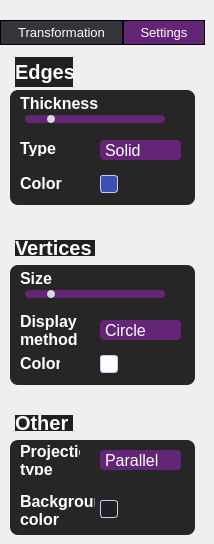
    <widget class="QWidget" name="tab_2">
     <attribute name="title">
      <string>Tab 2</string>
     </attribute>
     <widget class="QPushButton" name="pushButton_settings2">
      <property name="geometry">
       <rect>
        <x>123</x>
        <y>20</y>
        <width>82</width>
        <height>25</height>
       </rect>
      </property>
      <property name="font">
       <font>
        <pointsize>10</pointsize>
       </font>
      </property>
      <property name="styleSheet">
       <string notr="true">background-color: rgb(100, 37, 118);
color: rgb(255, 255, 255);
border: 1px solid rgb(0, 0, 0);
</string>
      </property>
      <property name="text">
       <string>Settings</string>
      </property>
     </widget>
     <widget class="QPushButton" name="_pushButton_transformation2">
      <property name="geometry">
       <rect>
        <x>0</x>
        <y>20</y>
        <width>123</width>
        <height>25</height>
       </rect>
      </property>
      <property name="font">
       <font>
        <pointsize>10</pointsize>
       </font>
      </property>
      <property name="styleSheet">
       <string notr="true">QPushButton {
	background-color: rgb(52, 53, 56);
	color: rgb(255, 255, 255);
	border: 1px solid rgb(0, 0, 0);
}
QPushButton:hover {
	background-color: rgb(59, 73, 153);
}

</string>
      </property>
      <property name="text">
       <string>Transformation</string>
      </property>
      <attribute name="buttonGroup">
       <string notr="true">buttonGroupTabs</string>
      </attribute>
     </widget>
     <widget class="QLabel" name="_label_edges">
      <property name="geometry">
       <rect>
        <x>15</x>
        <y>57</y>
        <width>58</width>
        <height>30</height>
       </rect>
      </property>
      <property name="font">
       <font>
        <pointsize>15</pointsize>
        <bold>true</bold>
       </font>
      </property>
      <property name="styleSheet">
       <string notr="true">background-color: rgb(30, 32, 34);
color: rgb(255, 255, 255);
border: 1px;</string>
      </property>
      <property name="text">
       <string>Edges</string>
      </property>
     </widget>
     <widget class="QLabel" name="_label_vertices">
      <property name="geometry">
       <rect>
        <x>15</x>
        <y>240</y>
        <width>80</width>
        <height>16</height>
       </rect>
      </property>
      <property name="font">
       <font>
        <pointsize>15</pointsize>
        <bold>true</bold>
       </font>
      </property>
      <property name="styleSheet">
       <string notr="true">background-color: rgb(30, 32, 34);
color: rgb(255, 255, 255);
border: 1px;</string>
      </property>
      <property name="text">
       <string>Vertices</string>
      </property>
     </widget>
     <widget class="QLabel" name="_label_other">
      <property name="geometry">
       <rect>
        <x>15</x>
        <y>415</y>
        <width>58</width>
        <height>16</height>
       </rect>
      </property>
      <property name="font">
       <font>
        <pointsize>15</pointsize>
        <bold>true</bold>
       </font>
      </property>
      <property name="styleSheet">
       <string notr="true">background-color: rgb(30, 32, 34);
color: rgb(255, 255, 255);
border: 1px;</string>
      </property>
      <property name="text">
       <string>Other</string>
      </property>
     </widget>
     <widget class="QSlider" name="horizontalSlider_edges_thick">
      <property name="geometry">
       <rect>
        <x>25</x>
        <y>115</y>
        <width>140</width>
        <height>8</height>
       </rect>
      </property>
      <property name="styleSheet">
       <string notr="true">QSlider {
	height: 8;
}

QSlider::groove:horizontal {
	background-color: rgb(100, 37, 118);
	height: 8 px;
	border-radius: 4px;
}

QSlider::handle:horizontal {
	background: rgb(217, 217, 217);
	width: 8px;
	height: 8px;
  	border-radius: 4px;
}</string>
      </property>
      <property name="minimum">
       <number>1</number>
      </property>
      <property name="maximum">
       <number>25</number>
      </property>
      <property name="value">
       <number>5</number>
      </property>
      <property name="tracking">
       <bool>true</bool>
      </property>
      <property name="orientation">
       <enum>Qt::Horizontal</enum>
      </property>
      <property name="invertedAppearance">
       <bool>false</bool>
      </property>
      <property name="invertedControls">
       <bool>false</bool>
      </property>
     </widget>
     <widget class="QSlider" name="horizontalSlider_vert_size">
      <property name="geometry">
       <rect>
        <x>25</x>
        <y>290</y>
        <width>140</width>
        <height>8</height>
       </rect>
      </property>
      <property name="styleSheet">
       <string notr="true">QSlider {
	height: 8;
}

QSlider::groove:horizontal {
	background-color:rgb(100, 37, 118);
	height: 8 px;
	border-radius: 4px;
}

QSlider::handle:horizontal {
	background: rgb(217, 217, 217);
	width: 8px;
	height: 8px;
  	border-radius: 4px;
}</string>
      </property>
      <property name="minimum">
       <number>1</number>
      </property>
      <property name="maximum">
       <number>25</number>
      </property>
      <property name="value">
       <number>5</number>
      </property>
      <property name="tracking">
       <bool>true</bool>
      </property>
      <property name="orientation">
       <enum>Qt::Horizontal</enum>
      </property>
      <property name="invertedAppearance">
       <bool>false</bool>
      </property>
      <property name="invertedControls">
       <bool>false</bool>
      </property>
     </widget>
     <widget class="QLabel" name="_label_edges_type">
      <property name="geometry">
       <rect>
        <x>20</x>
        <y>140</y>
        <width>58</width>
        <height>16</height>
       </rect>
      </property>
      <property name="font">
       <font>
        <pointsize>12</pointsize>
        <bold>true</bold>
       </font>
      </property>
      <property name="styleSheet">
       <string notr="true">background-color: rgb(38, 38, 38);
color: rgb(255, 255, 255);
border: 1px;</string>
      </property>
      <property name="text">
       <string>Type</string>
      </property>
     </widget>
     <widget class="QLabel" name="_label_edges_color">
      <property name="geometry">
       <rect>
        <x>20</x>
        <y>175</y>
        <width>58</width>
        <height>16</height>
       </rect>
      </property>
      <property name="font">
       <font>
        <pointsize>12</pointsize>
        <bold>true</bold>
       </font>
      </property>
      <property name="styleSheet">
       <string notr="true">background-color: rgb(38, 38, 38);
color: rgb(255, 255, 255);
border: 1px;</string>
      </property>
      <property name="text">
       <string>Color</string>
      </property>
     </widget>
     <widget class="QLabel" name="_label_vertex_disp_method">
      <property name="geometry">
       <rect>
        <x>20</x>
        <y>315</y>
        <width>60</width>
        <height>30</height>
       </rect>
      </property>
      <property name="font">
       <font>
        <pointsize>12</pointsize>
        <bold>true</bold>
       </font>
      </property>
      <property name="styleSheet">
       <string notr="true">background-color: rgb(38, 38, 38);
color: rgb(255, 255, 255);
border: 1px;</string>
      </property>
      <property name="text">
       <string>Display
method</string>
      </property>
     </widget>
     <widget class="QLabel" name="_label_vertex_color">
      <property name="geometry">
       <rect>
        <x>20</x>
        <y>355</y>
        <width>40</width>
        <height>16</height>
       </rect>
      </property>
      <property name="font">
       <font>
        <pointsize>12</pointsize>
        <bold>true</bold>
       </font>
      </property>
      <property name="styleSheet">
       <string notr="true">background-color: rgb(38, 38, 38);
color: rgb(255, 255, 255);
border: 1px;</string>
      </property>
      <property name="text">
       <string>Color</string>
      </property>
     </widget>
     <widget class="QLabel" name="_label_project_type">
      <property name="geometry">
       <rect>
        <x>20</x>
        <y>445</y>
        <width>60</width>
        <height>30</height>
       </rect>
      </property>
      <property name="font">
       <font>
        <pointsize>12</pointsize>
        <bold>true</bold>
       </font>
      </property>
      <property name="styleSheet">
       <string notr="true">background-color: rgb(38, 38, 38);
color: rgb(255, 255, 255);
border: 1px;</string>
      </property>
      <property name="text">
       <string>Projection
type</string>
      </property>
     </widget>
     <widget class="QLabel" name="_label_bg_color">
      <property name="geometry">
       <rect>
        <x>20</x>
        <y>495</y>
        <width>75</width>
        <height>30</height>
       </rect>
      </property>
      <property name="font">
       <font>
        <pointsize>12</pointsize>
        <bold>true</bold>
       </font>
      </property>
      <property name="styleSheet">
       <string notr="true">background-color: rgb(38, 38, 38);
color: rgb(255, 255, 255);
border: 1px;</string>
      </property>
      <property name="text">
       <string>Background
color</string>
      </property>
     </widget>
     <widget class="QComboBox" name="comboBox">
      <property name="geometry">
       <rect>
        <x>100</x>
        <y>140</y>
        <width>81</width>
        <height>20</height>
       </rect>
      </property>
      <property name="font">
       <font>
        <pointsize>12</pointsize>
       </font>
      </property>
      <property name="styleSheet">
       <string notr="true">QComboBox {
  background-color:rgb(100, 37, 118);
  color: rgb(255, 255, 255);
  border-radius: 4px;
}

QComboBox::drop-down {
  width: 20px;
  background: transparent;
}

QComboBox::down-arrow {
  image: none;
}</string>
      </property>
      <property name="currentIndex">
       <number>0</number>
      </property>
      <property name="minimumContentsLength">
       <number>0</number>
      </property>
      <item>
       <property name="text">
        <string>Solid</string>
       </property>
      </item>
      <item>
       <property name="text">
        <string>Dashed</string>
       </property>
      </item>
     </widget>
     <widget class="QPushButton" name="pushButton_edges_color">
      <property name="geometry">
       <rect>
        <x>100</x>
        <y>175</y>
        <width>18</width>
        <height>18</height>
       </rect>
      </property>
      <property name="styleSheet">
       <string notr="true">background-color: rgb(60, 80, 180);
border-radius: 3px;
border: 1px solid rgb(210, 195, 250);
</string>
      </property>
      <property name="text">
       <string/>
      </property>
      <attribute name="buttonGroup">
       <string notr="true">buttonGroupColors</string>
      </attribute>
     </widget>
     <widget class="QComboBox" name="comboBox_disp_method">
      <property name="geometry">
       <rect>
        <x>100</x>
        <y>320</y>
        <width>81</width>
        <height>20</height>
       </rect>
      </property>
      <property name="font">
       <font>
        <pointsize>12</pointsize>
       </font>
      </property>
      <property name="styleSheet">
       <string notr="true">QComboBox {
  background-color: rgb(100, 37, 118);
  color: rgb(255, 255, 255);
  border-radius: 4px;
}

QComboBox::drop-down {
  width: 20px;
  background: transparent;
}

QComboBox::down-arrow {
  image: none;
}</string>
      </property>
      <property name="currentIndex">
       <number>0</number>
      </property>
      <property name="minimumContentsLength">
       <number>0</number>
      </property>
      <item>
       <property name="text">
        <string>Circle</string>
       </property>
      </item>
      <item>
       <property name="text">
        <string>Square</string>
       </property>
      </item>
      <item>
       <property name="text">
        <string>None</string>
       </property>
      </item>
     </widget>
     <widget class="QPushButton" name="pushButton_vertex_color">
      <property name="geometry">
       <rect>
        <x>100</x>
        <y>355</y>
        <width>18</width>
        <height>18</height>
       </rect>
      </property>
      <property name="styleSheet">
       <string notr="true">background-color: rgb(255, 255, 255);
border-radius: 3px;
border: 1px solid rgb(210, 195, 250);
</string>
      </property>
      <property name="text">
       <string/>
      </property>
      <attribute name="buttonGroup">
       <string notr="true">buttonGroupColors</string>
      </attribute>
     </widget>
     <widget class="QComboBox" name="comboBox_disp_method_2">
      <property name="geometry">
       <rect>
        <x>100</x>
        <y>450</y>
        <width>81</width>
        <height>20</height>
       </rect>
      </property>
      <property name="font">
       <font>
        <pointsize>12</pointsize>
       </font>
      </property>
      <property name="styleSheet">
       <string notr="true">QComboBox {
  background-color: rgb(100, 37, 118);
  color: rgb(255, 255, 255);
  border-radius: 4px;
}

QComboBox::drop-down {
  width: 10px;
  background: transparent;
}

QComboBox::down-arrow {
  image: none;
}</string>
      </property>
      <property name="currentIndex">
       <number>0</number>
      </property>
      <property name="minimumContentsLength">
       <number>0</number>
      </property>
      <item>
       <property name="text">
        <string>Parallel</string>
       </property>
      </item>
      <item>
       <property name="text">
        <string>Central</string>
       </property>
      </item>
     </widget>
     <widget class="QPushButton" name="pushButton_bg_color">
      <property name="geometry">
       <rect>
        <x>100</x>
        <y>500</y>
        <width>18</width>
        <height>18</height>
       </rect>
      </property>
      <property name="styleSheet">
       <string notr="true">background-color: rgb(30, 32, 34);
border-radius: 3px;
border: 1px solid rgb(210, 195, 250);</string>
      </property>
      <property name="text">
       <string/>
      </property>
      <attribute name="buttonGroup">
       <string notr="true">buttonGroupColors</string>
      </attribute>
     </widget>
     <widget class="QLabel" name="_label_edges_thick">
      <property name="geometry">
       <rect>
        <x>20</x>
        <y>95</y>
        <width>80</width>
        <height>16</height>
       </rect>
      </property>
      <property name="font">
       <font>
        <pointsize>12</pointsize>
        <bold>true</bold>
       </font>
      </property>
      <property name="styleSheet">
       <string notr="true">background-color: rgb(38, 38, 38);
color: rgb(255, 255, 255);
border: 1px;</string>
      </property>
      <property name="text">
       <string>Thickness</string>
      </property>
     </widget>
     <widget class="QLabel" name="_label_vertex_size">
      <property name="geometry">
       <rect>
        <x>20</x>
        <y>270</y>
        <width>58</width>
        <height>16</height>
       </rect>
      </property>
      <property name="font">
       <font>
        <pointsize>12</pointsize>
        <bold>true</bold>
       </font>
      </property>
      <property name="styleSheet">
       <string notr="true">background-color: rgb(38, 38, 38);
color: rgb(255, 255, 255);
border: 1px;</string>
      </property>
      <property name="text">
       <string>Size</string>
      </property>
     </widget>
     <widget class="QLabel" name="_label_bg1">
      <property name="geometry">
       <rect>
        <x>10</x>
        <y>90</y>
        <width>185</width>
        <height>115</height>
       </rect>
      </property>
      <property name="font">
       <font>
        <pointsize>14</pointsize>
       </font>
      </property>
      <property name="styleSheet">
       <string notr="true">background-color: rgb(38, 38, 38);
border: 1px;
border-radius: 8px;</string>
      </property>
      <property name="text">
       <string/>
      </property>
     </widget>
     <widget class="QLabel" name="_label_bg2">
      <property name="geometry">
       <rect>
        <x>10</x>
        <y>265</y>
        <width>185</width>
        <height>120</height>
       </rect>
      </property>
      <property name="font">
       <font>
        <pointsize>14</pointsize>
       </font>
      </property>
      <property name="styleSheet">
       <string notr="true">background-color: rgb(38, 38, 38);
border: 1px;
border-radius: 8px;</string>
      </property>
      <property name="text">
       <string/>
      </property>
     </widget>
     <widget class="QLabel" name="_label_bg3">
      <property name="geometry">
       <rect>
        <x>10</x>
        <y>440</y>
        <width>185</width>
        <height>95</height>
       </rect>
      </property>
      <property name="font">
       <font>
        <pointsize>14</pointsize>
       </font>
      </property>
      <property name="styleSheet">
       <string notr="true">background-color: rgb(38, 38, 38);
border: 1px;
border-radius: 8px;</string>
      </property>
      <property name="text">
       <string/>
      </property>
     </widget>
     <zorder>_label_bg3</zorder>
     <zorder>_label_bg2</zorder>
     <zorder>_label_bg1</zorder>
     <zorder>pushButton_settings2</zorder>
     <zorder>_pushButton_transformation2</zorder>
     <zorder>_label_edges</zorder>
     <zorder>_label_vertices</zorder>
     <zorder>_label_other</zorder>
     <zorder>horizontalSlider_edges_thick</zorder>
     <zorder>horizontalSlider_vert_size</zorder>
     <zorder>_label_edges_type</zorder>
     <zorder>_label_edges_color</zorder>
     <zorder>_label_vertex_disp_method</zorder>
     <zorder>_label_vertex_color</zorder>
     <zorder>_label_project_type</zorder>
     <zorder>_label_bg_color</zorder>
     <zorder>comboBox</zorder>
     <zorder>pushButton_edges_color</zorder>
     <zorder>comboBox_disp_method</zorder>
     <zorder>pushButton_vertex_color</zorder>
     <zorder>comboBox_disp_method_2</zorder>
     <zorder>pushButton_bg_color</zorder>
     <zorder>_label_edges_thick</zorder>
     <zorder>_label_vertex_size</zorder>
    </widget>
